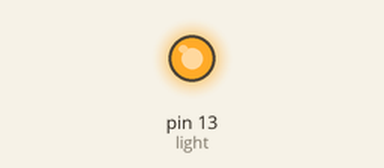
Recording of a sketch running on a simulated Arduino Uno, built with avr-gcc and run on an emulated ATmega328P. Parts: output pins drawn as LEDs (lit = HIGH).

Above: at 0.2 s.
At 8.6 s:
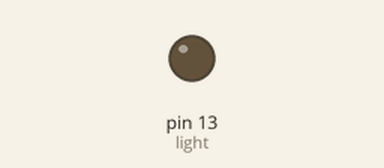
Timing chart, 0 to 9.4 s (numbered marks = the images above):
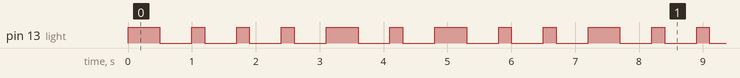

The sketch:

PC_Base.ino
```cpp
#define light 13
int nums[26][6]=
{
  {0,1,-1},
  {1,0,0,0,-1},
  {1,0,1,0,-1},
  {1,0,0,-1},
  {0,-1},
  {0,0,1,0,-1},
  {1,1,0,1,-1},
  {0,0,0,0,-1},
  {0,0,-1},
  {0,1,1,1,-1},
  {1,0,1,-1},
  {0,1,0,0,-1},
  {1,1,-1},
  {1,0,-1},
  {1,1,1,-1},
  {0,1,1,0,-1},
  {1,1,0,1,-1},
  {0,1,0,-1},
  {0,0,0,-1},
  {1,-1},
  {0,0,1,-1},
  {0,0,0,1,-1},
  {0,1,1,-1},
  {1,0,0,1,-1},
  {1,0,1,1,-1},
  {1,1,0,0,-1},
};
void Long()
{
  digitalWrite(light,HIGH);
  delay(500);
  digitalWrite(light,LOW);
}
void Short()
{
  digitalWrite(light,HIGH);
  delay(200);
  digitalWrite(light,LOW);
}
String a="NICE";
void setup() {
  // put your setup code here, to run once:
  pinMode(light,OUTPUT);
  digitalWrite(light,LOW);
}
void loop() {
  // put your main code here, to run repeatedly:
  for(int i=0;i<a.length();i++){
    int index;
    index = a[i]-'A';
    int j=0;
    if(index>=0&&index<26){
      while(nums[index][j]!=-1){
        if(nums[index][j] == 1){
          Long();
        }
        else{
          Short();
        }
        j++;
        delay(500);
      }
    }
  }
}
```

Measured:
- by itself, pin 13 (light): repeats every 7.2 s: 3 × (LOW 0.50 s, HIGH 0.20 s), LOW 0.50 s, HIGH 0.50 s, LOW 0.50 s, HIGH 0.20 s, LOW 0.50 s, HIGH 0.50 s, 2 × (LOW 0.50 s, HIGH 0.20 s), LOW 0.50 s, HIGH 0.50 s
- by itself, everything shown: repeats every 7.2 s, in 18 steps
